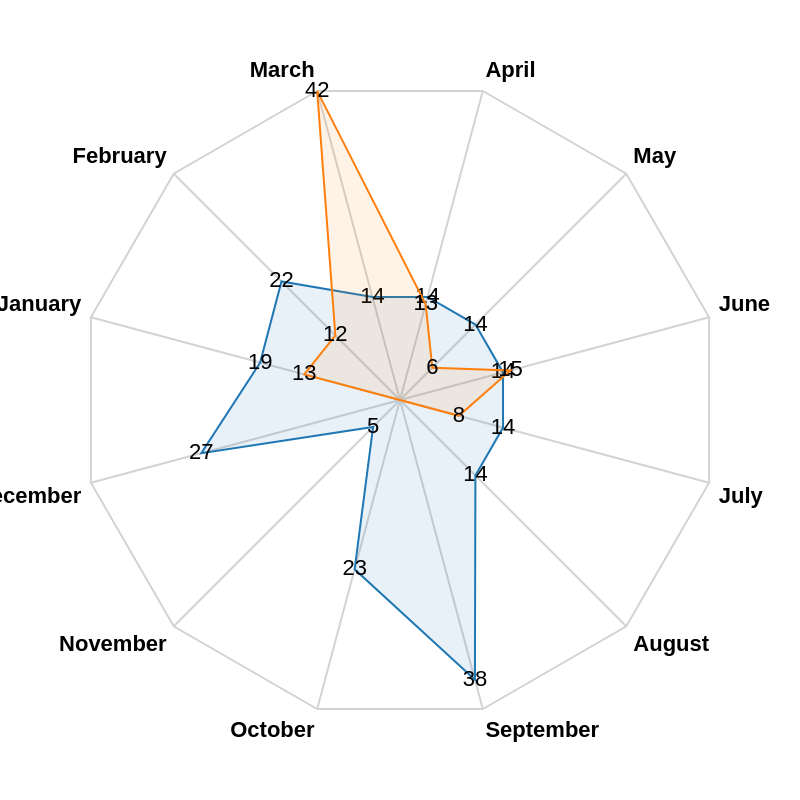

Describe this chart as a Vega-Lite specification.
### Vega specification from a JSON file in a GitHub repository (floating-point values rounded to 4 significant figures)
{"$schema": "https://vega.github.io/schema/vega/v5.json", "description": "A radar chart example, showing multiple dimensions in a radial layout.", "width": 400, "height": 400, "padding": 40, "autosize": {"type": "none", "contains": "padding"}, "signals": [{"name": "radius", "update": "width / 2"}], "data": [{"name": "table", "values": [{"key": "January", "value": 19, "category": 0}, {"key": "February", "value": 22, "category": 0}, {"key": "March", "value": 14, "category": 0}, {"key": "April", "value": 14, "category": 0}, {"key": "May", "value": 14, "category": 0}, {"key": "June", "value": 14, "category": 0}, {"key": "July", "value": 14, "category": 0}, {"key": "August", "value": 14, "category": 0}, {"key": "September", "value": 38, "category": 0}, {"key": "October", "value": 23, "category": 0}, {"key": "November", "value": 5, "category": 0}, {"key": "December", "value": 27, "category": 0}, {"key": "January", "value": 13, "category": 1}, {"key": "February", "value": 12, "category": 1}, {"key": "March", "value": 42, "category": 1}, {"key": "April", "value": 13, "category": 1}, {"key": "May", "value": 6, "category": 1}, {"key": "June", "value": 15, "category": 1}, {"key": "July", "value": 8, "category": 1}]}, {"name": "keys", "source": "table", "transform": [{"type": "aggregate", "groupby": ["key"]}]}], "scales": [{"name": "angular", "type": "point", "range": {"signal": "[-PI, PI]"}, "padding": 0.5, "domain": {"data": "table", "field": "key"}}, {"name": "radial", "type": "linear", "range": {"signal": "[0, radius]"}, "zero": true, "nice": false, "domain": {"data": "table", "field": "value"}, "domainMin": 0}, {"name": "color", "type": "ordinal", "domain": {"data": "table", "field": "category"}, "range": {"scheme": "category10"}}], "encode": {"enter": {"x": {"signal": "radius"}, "y": {"signal": "radius"}}}, "marks": [{"type": "group", "name": "categories", "zindex": 1, "from": {"facet": {"data": "table", "name": "facet", "groupby": ["category"]}}, "marks": [{"type": "line", "name": "category-line", "from": {"data": "facet"}, "encode": {"enter": {"interpolate": {"value": "linear-closed"}, "x": {"signal": "scale('radial', datum.value) * cos(scale('angular', datum.key))"}, "y": {"signal": "scale('radial', datum.value) * sin(scale('angular', datum.key))"}, "stroke": {"scale": "color", "field": "category"}, "strokeWidth": {"value": 1}, "fill": {"scale": "color", "field": "category"}, "fillOpacity": {"value": 0.1}}}}, {"type": "text", "name": "value-text", "from": {"data": "category-line"}, "encode": {"enter": {"x": {"signal": "datum.x"}, "y": {"signal": "datum.y"}, "text": {"signal": "datum.datum.value"}, "align": {"value": "center"}, "baseline": {"value": "middle"}, "fill": {"value": "black"}}}}]}, {"type": "rule", "name": "radial-grid", "from": {"data": "keys"}, "zindex": 0, "encode": {"enter": {"x": {"value": 0}, "y": {"value": 0}, "x2": {"signal": "radius * cos(scale('angular', datum.key))"}, "y2": {"signal": "radius * sin(scale('angular', datum.key))"}, "stroke": {"value": "lightgray"}, "strokeWidth": {"value": 1}}}}, {"type": "text", "name": "key-label", "from": {"data": "keys"}, "zindex": 1, "encode": {"enter": {"x": {"signal": "(radius + 5) * cos(scale('angular', datum.key))"}, "y": {"signal": "(radius + 5) * sin(scale('angular', datum.key))"}, "text": {"field": "key"}, "align": [{"test": "abs(scale('angular', datum.key)) > PI / 2", "value": "right"}, {"value": "left"}], "baseline": [{"test": "scale('angular', datum.key) > 0", "value": "top"}, {"test": "scale('angular', datum.key) == 0", "value": "middle"}, {"value": "bottom"}], "fill": {"value": "black"}, "fontWeight": {"value": "bold"}}}}, {"type": "line", "name": "outer-line", "from": {"data": "radial-grid"}, "encode": {"enter": {"interpolate": {"value": "linear-closed"}, "x": {"field": "x2"}, "y": {"field": "y2"}, "stroke": {"value": "lightgray"}, "strokeWidth": {"value": 1}}}}]}
